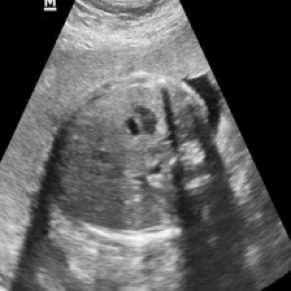
#> input picture assets/img/cam_abdomen_image.jpg, 291 x 291 px
$ python -i preprocessing.py   (imports and definitions only)   (older library calls are emulated)
#> lines starting #> are read from the running program, lines starting #| are printed output that depends on the picture
#> further down, picture is the input picture: shape (291, 291, 3); min 0, max 253, mean 90.6
"""
Preprocessing utilities: CLAHE, header/overlay removal, normalisation.

CLAHE (Contrast Limited Adaptive Histogram Equalization) is particularly useful
for fetal US images from low-resource African settings where image contrast and
brightness vary significantly across scanners and operators.
"""

from __future__ import annotations
import cv2
import numpy as np
from PIL import Image
from typing import Tuple, Optional


# CLAHE


class CLAHEPreprocessor:
    """
    Apply CLAHE to a PIL Image or numpy array.

    US images are grayscale in nature; we convert to LAB (if colour) or
    apply directly to the single channel.

    Args:
        clip_limit:  threshold for contrast limiting (higher = more contrast).
        tile_grid_size: size of grid for histogram equalization.
    """

    def __init__(self, clip_limit: float = 2.0, tile_grid_size: Tuple[int, int] = (8, 8)):
        self.clip_limit = clip_limit
        self.tile_grid_size = tile_grid_size
        self._clahe = cv2.createCLAHE(
            clipLimit=clip_limit,
            tileGridSize=tile_grid_size,
        )

    def __call__(self, img) -> Image.Image:
        """Accept PIL Image or numpy array, return PIL Image."""
        if isinstance(img, Image.Image):
            img_np = np.array(img)
        else:
            img_np = img.copy()

        if img_np.ndim == 2:
            # Grayscale
            enhanced = self._clahe.apply(img_np)
            result = Image.fromarray(enhanced).convert("RGB")
        elif img_np.ndim == 3 and img_np.shape[2] == 3:
            # Convert to LAB, apply CLAHE to L channel only
            lab = cv2.cvtColor(img_np, cv2.COLOR_RGB2LAB)
#> lab: shape (291, 291, 3); mean of channels 0, 1, 2 95.8, 128, 128
            l_ch, a_ch, b_ch = cv2.split(lab)
#> a_ch: shape (291, 291); every value is 128
            l_enhanced = self._clahe.apply(l_ch)
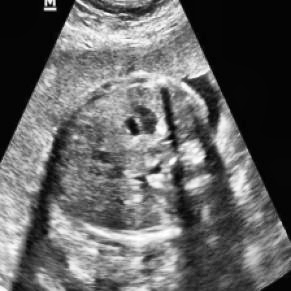
#> l_enhanced: shape (291, 291); min 2, max 255, mean 99.7
            lab_enhanced = cv2.merge([l_enhanced, a_ch, b_ch])
#> lab_enhanced: shape (291, 291, 3); mean of channels 0, 1, 2 99.7, 128, 128
            rgb_enhanced = cv2.cvtColor(lab_enhanced, cv2.COLOR_LAB2RGB)
            result = Image.fromarray(rgb_enhanced)
        else:
            result = Image.fromarray(img_np)

        return result

    # [4 lines left out: function apply_to_numpy, not called in this run]


# Header / overlay removal


class USHeaderRemover:
    """
    Crop out machine-specific UI elements (logos, calipers, text annotations)
    from ultrasound images.

    Strategy: detect the main bright elliptical region of interest (ROI)
    and crop to a bounding box that excludes the surrounding header/footer.

    This is a heuristic approach. Threshold-based cropping works well for
    the FetalPlanes DB images where the scanner header is typically dark
    or at the borders.
    """

    # [127 lines left out: functions __init__, __call__, compute_image_quality_score, is_valid_image, build_preprocessing_pipeline, not called in this run]

>>> import cv2
>>> picture = cv2.cvtColor(cv2.imread('../../../assets/img/cam_abdomen_image.jpg'), cv2.COLOR_BGR2RGB)
>>> result = CLAHEPreprocessor()(picture)

$ run again, on assets/img/cam_abdomen_overlay.jpg
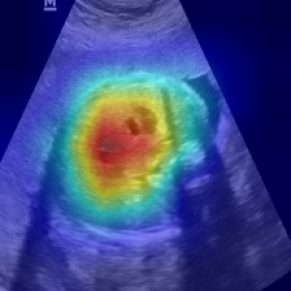
#> input picture assets/img/cam_abdomen_overlay.jpg, 291 x 291 px
#> lab: shape (291, 291, 3); mean of channels 0, 1, 2 84, 147.5, 93.4
#> in __call__, `l_enhanced = self._clahe.apply(l_ch)`:
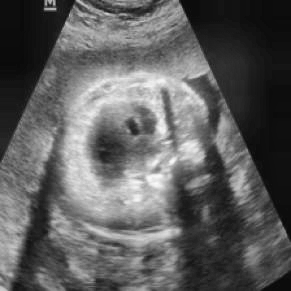
#> l_enhanced: shape (291, 291); min 7, max 250, mean 94.4
#> lab_enhanced: shape (291, 291, 3); mean of channels 0, 1, 2 94.4, 147.5, 93.4
#> in __call__, `rgb_enhanced = cv2.cvtColor(lab_enhanced, cv2.COLOR_LAB2RGB)`:
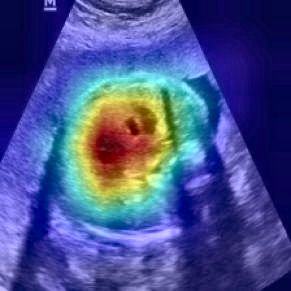
#> rgb_enhanced: shape (291, 291, 3); mean R, G, B 71.1, 80.6, 142.8

$ run again, on assets/img/cam_brain_image.jpg
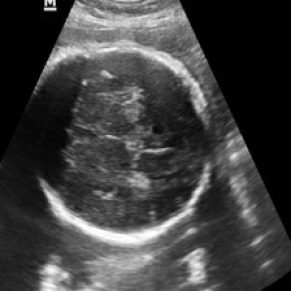
#> input picture assets/img/cam_brain_image.jpg, 291 x 291 px
#> picture is the input picture: shape (291, 291, 3); min 0, max 255, mean 63.8
#> lab: shape (291, 291, 3); mean of channels 0, 1, 2 67.1, 128, 128
#> a_ch: shape (291, 291); every value is 128
#> in __call__, `l_enhanced = self._clahe.apply(l_ch)`:
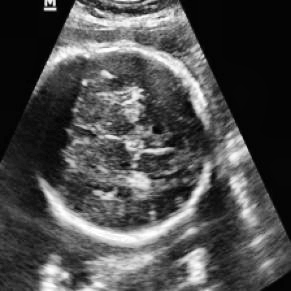
#> l_enhanced: shape (291, 291); min 2, max 255, mean 76.6
#> lab_enhanced: shape (291, 291, 3); mean of channels 0, 1, 2 76.6, 128, 128

$ run again, on assets/img/cam_brain_overlay.jpg
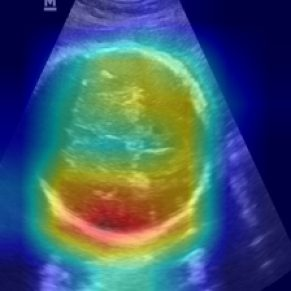
#> input picture assets/img/cam_brain_overlay.jpg, 291 x 291 px
#> lab: shape (291, 291, 3); mean of channels 0, 1, 2 98.7, 133.8, 114.7
#> in __call__, `l_enhanced = self._clahe.apply(l_ch)`:
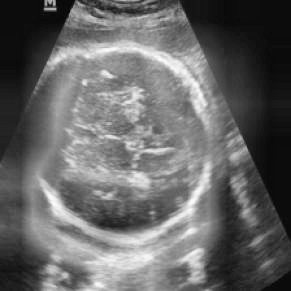
#> l_enhanced: shape (291, 291); min 5, max 251, mean 102.5
#> lab_enhanced: shape (291, 291, 3); mean of channels 0, 1, 2 102.5, 133.8, 114.7
#> in __call__, `rgb_enhanced = cv2.cvtColor(lab_enhanced, cv2.COLOR_LAB2RGB)`:
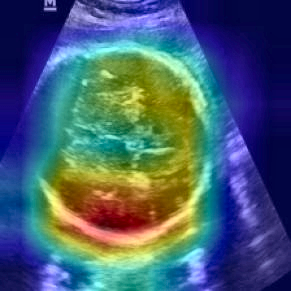
#> rgb_enhanced: shape (291, 291, 3); mean R, G, B 70.9, 94.1, 113.3
